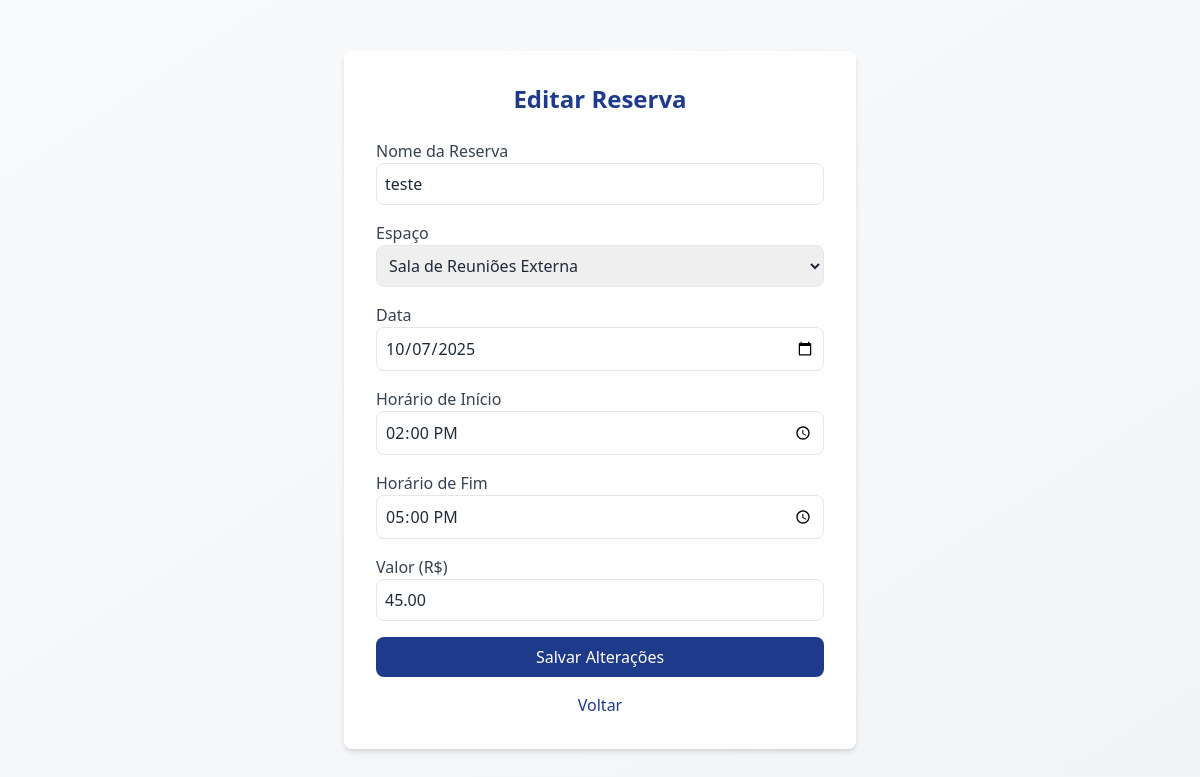
The page /edit_reserva.php?id=3 on the database its author committed.
### tables this page shows
CREATE TABLE IF NOT EXISTS `reservas` (
  `id` int NOT NULL AUTO_INCREMENT,
  `reserva` varchar(255) NOT NULL,
  `espaco` varchar(100) NOT NULL,
  `data` date NOT NULL,
  `inicio` time NOT NULL,
  `fim` time NOT NULL,
  `valor` decimal(10,2) NOT NULL,
  `status` enum('Pago','Pendente') NOT NULL DEFAULT 'Pendente',
  `usuario_id` int DEFAULT NULL,
  PRIMARY KEY (`id`),
  KEY `fk_reserva_usuario` (`usuario_id`)
);

CREATE TABLE IF NOT EXISTS `espacos` (
  `id` int NOT NULL AUTO_INCREMENT,
  `nome` varchar(255) NOT NULL,
  `img` varchar(255) DEFAULT NULL,
  `valor` decimal(10,0) NOT NULL,
  PRIMARY KEY (`id`)
);

### edit_reserva.php (the view, shortened to what this page needs)
<?php
include("config.php");
$id = intval($_GET['id']);
$sql = "SELECT * FROM reservas WHERE id = ?";
$stmt = $conn->prepare($sql);
$stmt->bind_param("i", $id);
$stmt->execute();
$res = $stmt->get_result();
$reserva = $res->fetch_assoc();
$espacos_sql = "SELECT id, nome FROM espacos ORDER BY nome ASC";
$espacos_res = $conn->query($espacos_sql);
?>
<!DOCTYPE html>
<html lang="pt-BR">
<head>
<script src="https://cdn.tailwindcss.com"></script>
</head>
<body class="min-h-screen bg-gradient-to-br from-gray-50 to-gray-100 text-gray-800">
<main class="min-h-screen flex flex-col justify-center items-center p-4">
  <div class="bg-white shadow-md rounded-lg p-8 w-full max-w-lg">
    <h2 class="text-2xl font-bold text-center text-blue-900 mb-6">Editar Reserva</h2>
    <form method="post" class="space-y-4">
      <div>
        <label class="block text-gray-700">Nome da Reserva</label>
        <input type="text" name="reserva" value="<?= htmlspecialchars($reserva['reserva']) ?>" class="w-full p-2 border rounded-lg" required>
      </div>
      <div>
        <label class="block text-gray-700">Espaço</label>
        <select name="espaco" class="w-full p-2 border rounded-lg" required>
          <?php while($e = $espacos_res->fetch_assoc()): ?>
            <option value="<?= $e['id'] ?>" <?= $reserva['espaco'] == $e['id'] ? 'selected' : '' ?>>
              <?= htmlspecialchars($e['nome']) ?>
            </option>
          <?php endwhile; ?>
        </select>
      </div>
      <div>
        <label class="block text-gray-700">Data</label>
        <input type="date" name="data" value="<?= htmlspecialchars($reserva['data']) ?>" class="w-full p-2 border rounded-lg" required>
      </div>
      <div>
        <label class="block text-gray-700">Horário de Início</label>
        <input type="time" name="inicio" value="<?= htmlspecialchars(substr($reserva['inicio'], 0, 5)) ?>" class="w-full p-2 border rounded-lg" required>
      </div>
      <div>
        <label class="block text-gray-700">Horário de Fim</label>
        <input type="time" name="fim" value="<?= htmlspecialchars(substr($reserva['fim'], 0, 5)) ?>" class="w-full p-2 border rounded-lg" required>
      </div>
      <div>
        <label class="block text-gray-700">Valor (R$)</label>
        <input type="number" name="valor" value="<?= htmlspecialchars($reserva['valor']) ?>" step="0.01" class="w-full p-2 border rounded-lg" required>
      </div>
      <button type="submit" class="w-full bg-blue-900 text-white p-2 rounded-lg hover:bg-blue-700">Salvar Alterações</button>
    </form>
    <p class="text-center mt-4">
      <a href="admin.php" class="text-blue-900 hover:underline">Voltar</a>
    </p>
  </div>
</main>
</body>
</html>

### rows shown on the page
reservas: reserva "teste", espaco "Sala de Reuniões Externa", data "10/07/2025", inicio "14:00", fim "17:00", valor "45.00"
